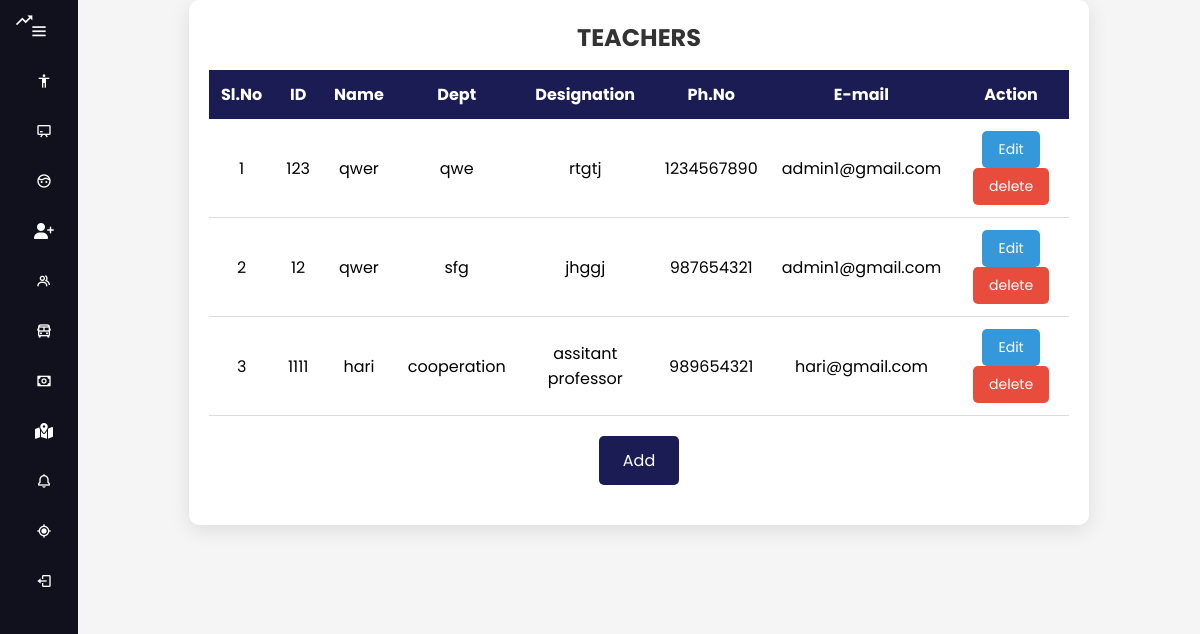
/administrator/Viewteacher/, run on the app's committed database.
### administrator/models.py (models this page shows)
class TeacherTable(models.Model):
    Name = models.CharField(max_length=30, null=True, blank=True)
    teacherid=models.CharField(max_length=10,null=True,blank=True)
    phoneno=models.BigIntegerField(null=True,blank=True)
    department=models.CharField(max_length=30, null=True, blank=True)
    designation=models.CharField(max_length=30, null=True, blank=True)
    email=models.CharField(max_length=30, null=True, blank=True)
    created_at=models.DateTimeField(auto_now_add=True, null=True, blank=True)
    updated_at = models.DateTimeField(auto_now_add=True, null=True, blank=True)

### administrator/views.py (the view)
# urls.py: path('Viewteacher/',ViewTeacher.as_view(),name="vteacher_page"),
class ViewTeacher(View):
    def get(self, request):
        teacher_obj = TeacherTable.objects.all()
        return render(request, "administrator/teacher/view_teacher.html", {'val': teacher_obj})

### templates/administrator/teacher/view_teacher.html (shortened to what this page needs)
{% extends 'administrator/admindashboard.html' %}
{% load static %}
{% block body %}
<html lang="en">
<head>
    <link rel="stylesheet" href="{% static 'teacher.css' %}">
</head>
<body>
    <div class="table-container">
        <h2>TEACHERS</h2>
        <table>
                <tr>
                    <th>Sl.No</th>
                    <th>ID</th>
                    <th>Name</th>
                    <th>Dept</th>
                    <th>Designation</th>
                    <th>Ph.No</th>
                    <th>E-mail</th>
                    <th>Action</th>
                </tr>
                {% for i in val %}
                <tr>
                    <td>{{forloop.counter}}</td>
                    <td>{{i.teacherid}}</td>
                    <td>{{i.Name}}</td>
                    <td>{{i.department}}</td>
                    <td>{{i.designation}}</td>
                    <td>{{i.phoneno}}</td>
                    <td>{{i.email}}</td>
                    <td>
                        <button class="action-btn edit-btn"><a href="/administrator/editteacher/{{i.id}}/">Edit</a></button>
                        <button class="action-btn delete-btn"><a href="/administrator/Deleteteacher/{{i.id}}/">delete</a></button>
                    </td>
                </tr>
                {% endfor %}
        </table>
        <button class="add-btn"> <a href="{% url 'addteacher_page' %}">Add</a></button>
    </div>
</body>
</html>
{% endblock %}

### static/main.css (style rules this page uses)
* { font-family: "Poppins", sans-serif; margin: 0; padding: 0; box-sizing: border-box; }
:root { --body-color: #32d323; --sidebar-color: #e7dddd; --primary-color: #695cfe; --primary-color-light: #f6f5ff; --toggle-color: #ddd; --text-color: #66083f; --tran-02: all 0.2s ease; --tran-03: all 0.3s ease; --tran-04: all 0.4s ease; }
body { position: relative; min-height: 100vh; width: 100%; overflow-x: hidden; }

### static/teacher.css (style rules this page uses)
body { font-family: 'Arial', sans-serif; background-color: #f5f5f5; display: flex; justify-content: center; align-items: center; height: 100vh; margin: 0; }
.table-container { background-color: #fff; padding: 20px; border-radius: 10px; box-shadow: 0 5px 20px rgba(0, 0, 0, 0.1); width: 90%; max-width: 900px; margin: auto; }
h2 { font-size: 24px; margin-bottom: 15px; text-align: center; color: #333; }
table { width: 100%; border-collapse: collapse; margin-bottom: 20px; }
th, td { text-align: left; padding: 12px; }
th { background-color: #1c1c55; color: white; text-align: center; font-weight: bold; }
td { text-align: center; border-bottom: 1px solid #ddd; }
.action-btn { border: none; padding: 8px 16px; border-radius: 5px; cursor: pointer; font-size: 14px; transition: background-color 0.3s ease; }
.edit-btn { background-color: #3498db; color: white; }
.delete-btn { background-color: #e74c3c; color: white; }
.add-btn { background-color: #1c1c55; color: rgb(231, 216, 216); padding: 12px 24px; border: none; border-radius: 5px; font-size: 16px; cursor: pointer; display: block; margin: 20px auto; transition: background-color 0.3s ease; }

### templates/administrator/teacher/view_teacher.html (style rules this page uses)
a { text-decoration: none; }
.action-btn a { text-decoration: none; color: white; }
.add-btn a { text-decoration: none; color: white; }

### data on the page
TeacherTable: teacherid "123", Name "qwer", department "qwe", designation "rtgtj", phoneno "1234567890", email "admin1@gmail.com"
TeacherTable: teacherid "12", Name "qwer", department "sfg", designation "jhggj", phoneno "987654321", email "admin1@gmail.com"
TeacherTable: teacherid "1111", Name "hari", department "cooperation", designation "assitant professor", phoneno "989654321", email "hari@gmail.com"
